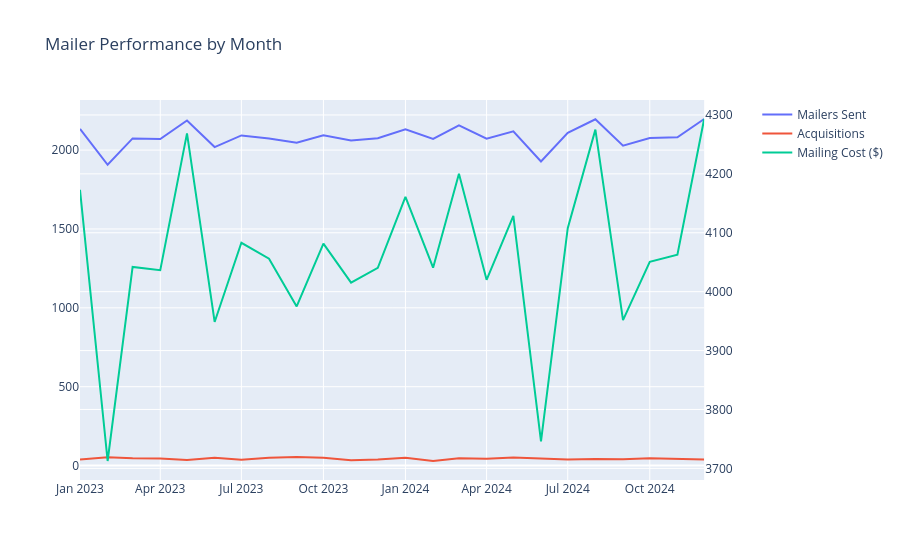

The notebook cell this image was saved under:
### Code cell
from plotly.subplots import make_subplots
import plotly.graph_objects as go

fig = make_subplots(specs=[[{"secondary_y": True}]])

fig.add_trace(
    go.Scatter(
        x=summary_df['year_month'],
        y=summary_df['total_mailers_sent'],
        name='Mailers Sent'
    ),
    secondary_y=False
)

fig.add_trace(
    go.Scatter(
        x=summary_df['year_month'],
        y=summary_df['total_acquisitions'],
        name='Acquisitions'
    ),
    secondary_y=False
)

fig.add_trace(
    go.Scatter(
        x=summary_df['year_month'],
        y=summary_df['total_mailing_cost'],
        name='Mailing Cost ($)'
    ),
    secondary_y=True
)

fig.update_layout(title='Mailer Performance by Month')

fig.show()

### Figure 1 — Plotly figure (JSON) as saved in the notebook; plotly's stock layout.template omitted (floating-point values rounded to 4 significant figures)
{"data": [{"name": "Mailers Sent", "type": "scatter", "x": ["2023-01", "2023-02", "2023-03", "2023-04", "2023-05", "2023-06", "2023-07", "2023-08", "2023-09", "2023-10", "2023-11", "2023-12", "2024-01", "2024-02", "2024-03", "2024-04", "2024-05", "2024-06", "2024-07", "2024-08", "2024-09", "2024-10", "2024-11", "2024-12"], "xaxis": "x", "y": [2134, 1907, 2074, 2070, 2188, 2019, 2093, 2074, 2046, 2094, 2061, 2075, 2132, 2071, 2156, 2072, 2119, 1928, 2109, 2195, 2028, 2077, 2081, 2197], "yaxis": "y"}, {"name": "Acquisitions", "type": "scatter", "x": ["2023-01", "2023-02", "2023-03", "2023-04", "2023-05", "2023-06", "2023-07", "2023-08", "2023-09", "2023-10", "2023-11", "2023-12", "2024-01", "2024-02", "2024-03", "2024-04", "2024-05", "2024-06", "2024-07", "2024-08", "2024-09", "2024-10", "2024-11", "2024-12"], "xaxis": "x", "y": [39, 53, 46, 45, 36, 50, 37, 49, 54, 50, 34, 38, 49, 29, 46, 44, 51, 42, 38, 42, 40, 47, 43, 38], "yaxis": "y"}, {"name": "Mailing Cost ($)", "type": "scatter", "x": ["2023-01", "2023-02", "2023-03", "2023-04", "2023-05", "2023-06", "2023-07", "2023-08", "2023-09", "2023-10", "2023-11", "2023-12", "2024-01", "2024-02", "2024-03", "2024-04", "2024-05", "2024-06", "2024-07", "2024-08", "2024-09", "2024-10", "2024-11", "2024-12"], "xaxis": "x", "y": [4173.0, 3713.0, 4042.0, 4036.0, 4269.0, 3949.0, 4083.0, 4056.0, 3975.0, 4082.0, 4015.0, 4041.0, 4161.0, 4041.0, 4200.0, 4020.0, 4129.0, 3746.0, 4108.0, 4275.0, 3952.0, 4051.0, 4063.0, 4293.0], "yaxis": "y2"}], "layout": {"title": {"text": "Mailer Performance by Month"}, "xaxis": {"anchor": "y", "domain": [0, 0.94]}, "yaxis": {"anchor": "x", "domain": [0, 1]}, "yaxis2": {"anchor": "x", "overlaying": "y", "side": "right"}}}
